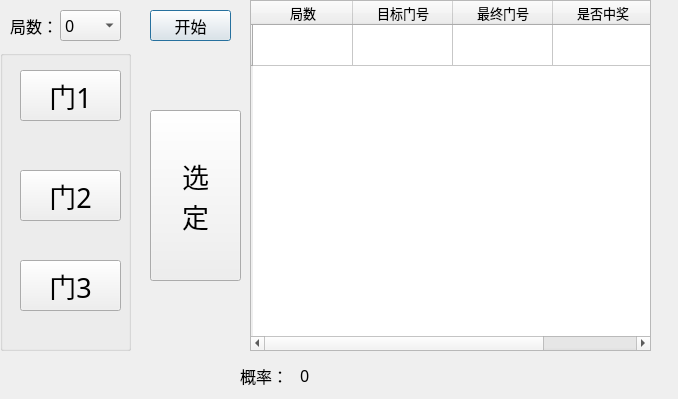
<?xml version="1.0" encoding="UTF-8"?>
<ui version="4.0">
 <class>Dialog</class>
 <widget class="QDialog" name="Dialog">
  <property name="geometry">
   <rect>
    <x>0</x>
    <y>0</y>
    <width>678</width>
    <height>399</height>
   </rect>
  </property>
  <property name="font">
   <font>
    <family>宋体</family>
    <pointsize>20</pointsize>
   </font>
  </property>
  <property name="windowTitle">
   <string>Dialog</string>
  </property>
  <widget class="QPushButton" name="startbtn">
   <property name="geometry">
    <rect>
     <x>150</x>
     <y>10</y>
     <width>81</width>
     <height>31</height>
    </rect>
   </property>
   <property name="font">
    <font>
     <pointsize>12</pointsize>
    </font>
   </property>
   <property name="text">
    <string>开始</string>
   </property>
  </widget>
  <widget class="QLabel" name="label">
   <property name="geometry">
    <rect>
     <x>10</x>
     <y>10</y>
     <width>51</width>
     <height>31</height>
    </rect>
   </property>
   <property name="font">
    <font>
     <pointsize>12</pointsize>
    </font>
   </property>
   <property name="text">
    <string>局数：</string>
   </property>
  </widget>
  <widget class="QComboBox" name="nb">
   <property name="geometry">
    <rect>
     <x>60</x>
     <y>10</y>
     <width>61</width>
     <height>31</height>
    </rect>
   </property>
   <property name="font">
    <font>
     <pointsize>12</pointsize>
    </font>
   </property>
   <property name="maxCount">
    <number>2147483647</number>
   </property>
   <item>
    <property name="text">
     <string>0</string>
    </property>
   </item>
   <item>
    <property name="text">
     <string>5</string>
    </property>
   </item>
   <item>
    <property name="text">
     <string>10</string>
    </property>
   </item>
   <item>
    <property name="text">
     <string>15</string>
    </property>
   </item>
   <item>
    <property name="text">
     <string>20</string>
    </property>
   </item>
  </widget>
  <widget class="QPushButton" name="btnConfirm">
   <property name="geometry">
    <rect>
     <x>150</x>
     <y>110</y>
     <width>91</width>
     <height>171</height>
    </rect>
   </property>
   <property name="text">
    <string>选
定</string>
   </property>
  </widget>
  <widget class="QTableWidget" name="tableWidget_result">
   <property name="geometry">
    <rect>
     <x>250</x>
     <y>0</y>
     <width>401</width>
     <height>351</height>
    </rect>
   </property>
   <property name="font">
    <font>
     <family>宋体</family>
     <pointsize>10</pointsize>
    </font>
   </property>
   <property name="toolTipDuration">
    <number>-1</number>
   </property>
   <property name="lineWidth">
    <number>0</number>
   </property>
   <property name="autoScrollMargin">
    <number>16</number>
   </property>
   <property name="columnCount">
    <number>4</number>
   </property>
   <attribute name="horizontalHeaderDefaultSectionSize">
    <number>100</number>
   </attribute>
   <row>
    <property name="text">
     <string/>
    </property>
   </row>
   <column>
    <property name="text">
     <string>局数</string>
    </property>
   </column>
   <column>
    <property name="text">
     <string>目标门号</string>
    </property>
   </column>
   <column>
    <property name="text">
     <string>最终门号</string>
    </property>
   </column>
   <column>
    <property name="text">
     <string>是否中奖</string>
    </property>
   </column>
  </widget>
  <widget class="QLabel" name="label_result">
   <property name="geometry">
    <rect>
     <x>300</x>
     <y>360</y>
     <width>171</width>
     <height>31</height>
    </rect>
   </property>
   <property name="font">
    <font>
     <pointsize>12</pointsize>
    </font>
   </property>
   <property name="text">
    <string>0</string>
   </property>
  </widget>
  <widget class="QGroupBox" name="groupBox">
   <property name="geometry">
    <rect>
     <x>0</x>
     <y>50</y>
     <width>131</width>
     <height>301</height>
    </rect>
   </property>
   <property name="title">
    <string/>
   </property>
   <widget class="QPushButton" name="btn_door1">
    <property name="geometry">
     <rect>
      <x>20</x>
      <y>20</y>
      <width>101</width>
      <height>51</height>
     </rect>
    </property>
    <property name="text">
     <string>门1</string>
    </property>
   </widget>
   <widget class="QPushButton" name="btn_door2">
    <property name="geometry">
     <rect>
      <x>20</x>
      <y>120</y>
      <width>101</width>
      <height>51</height>
     </rect>
    </property>
    <property name="text">
     <string>门2</string>
    </property>
   </widget>
   <widget class="QPushButton" name="btn_door3">
    <property name="geometry">
     <rect>
      <x>20</x>
      <y>210</y>
      <width>101</width>
      <height>51</height>
     </rect>
    </property>
    <property name="text">
     <string>门3</string>
    </property>
   </widget>
  </widget>
  <widget class="QLabel" name="label_2">
   <property name="geometry">
    <rect>
     <x>240</x>
     <y>360</y>
     <width>51</width>
     <height>31</height>
    </rect>
   </property>
   <property name="font">
    <font>
     <pointsize>12</pointsize>
    </font>
   </property>
   <property name="text">
    <string>概率：</string>
   </property>
  </widget>
 </widget>
 <resources/>
 <connections/>
</ui>
